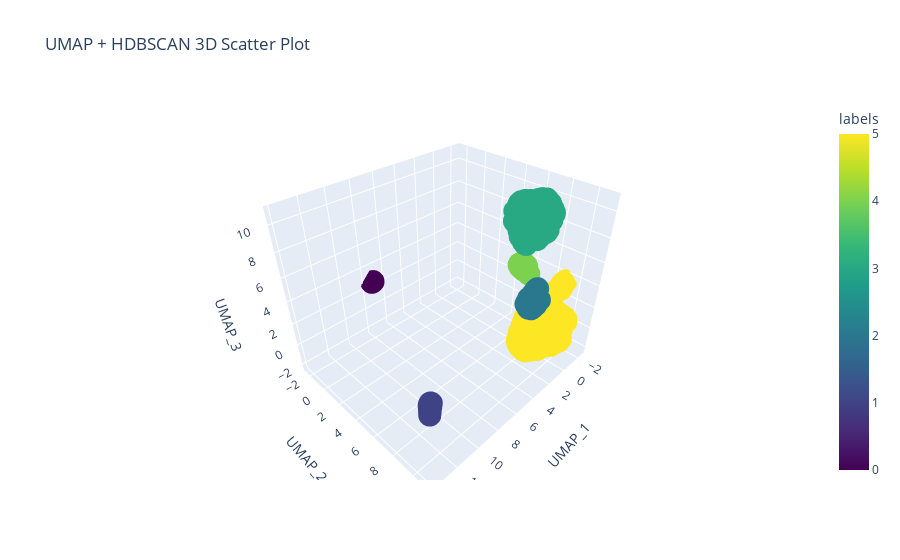

Notebook source saved alongside this figure:
### Code cell
# Using UMAP as our dimensionality reduction technique

# If our df already has a labels column, drop it
if 'labels' in df_umap.columns:
    df_umap = df_umap.drop(columns='labels')

# HDBSCAN clustering
hdbscan = HDBSCAN(min_cluster_size=(df_umap.shape[1] * 2), cluster_selection_epsilon=1)
cluster_labels = hdbscan.fit_predict(df_umap[['UMAP_1', 'UMAP_2', 'UMAP_3']])

# Add the new 'labels' column
df_umap['labels'] = cluster_labels

# Create 3D scatter plot
fig = go.Figure(data=[go.Scatter3d(
    x=df_umap['UMAP_1'],
    y=df_umap['UMAP_2'],
    z=df_umap['UMAP_3'],
    mode='markers',
    marker=dict(
        color=df_umap['labels'],
        colorscale='Viridis',
        colorbar=dict(title='labels')
    )
)])

fig.update_layout(scene=dict(xaxis_title='UMAP_1', yaxis_title='UMAP_2', zaxis_title='UMAP_3'),
                  title='UMAP + HDBSCAN 3D Scatter Plot')

fig.show()

### Figure 1 — Plotly figure (JSON) as saved in the notebook; plotly's stock layout.template omitted (floating-point values rounded to 4 significant figures; data arrays with more than 128 entries replaced by an {"elided": "..."} marker saying what was removed)
{"data": [{"marker": {"color": {"elided": "3031 int values"}, "colorbar": {"title": {"text": "labels"}}, "colorscale": [[0, "#440154"], [0.1111, "#482878"], [0.2222, "#3e4989"], [0.3333, "#31688e"], [0.4444, "#26828e"], [0.5556, "#1f9e89"], [0.6667, "#35b779"], [0.7778, "#6ece58"], [0.8889, "#b5de2b"], [1, "#fde725"]]}, "mode": "markers", "type": "scatter3d", "x": {"elided": "3031 float values"}, "y": {"elided": "3031 float values"}, "z": {"elided": "3031 float values"}}], "layout": {"scene": {"xaxis": {"title": {"text": "UMAP_1"}}, "yaxis": {"title": {"text": "UMAP_2"}}, "zaxis": {"title": {"text": "UMAP_3"}}}, "title": {"text": "UMAP + HDBSCAN 3D Scatter Plot"}}}
